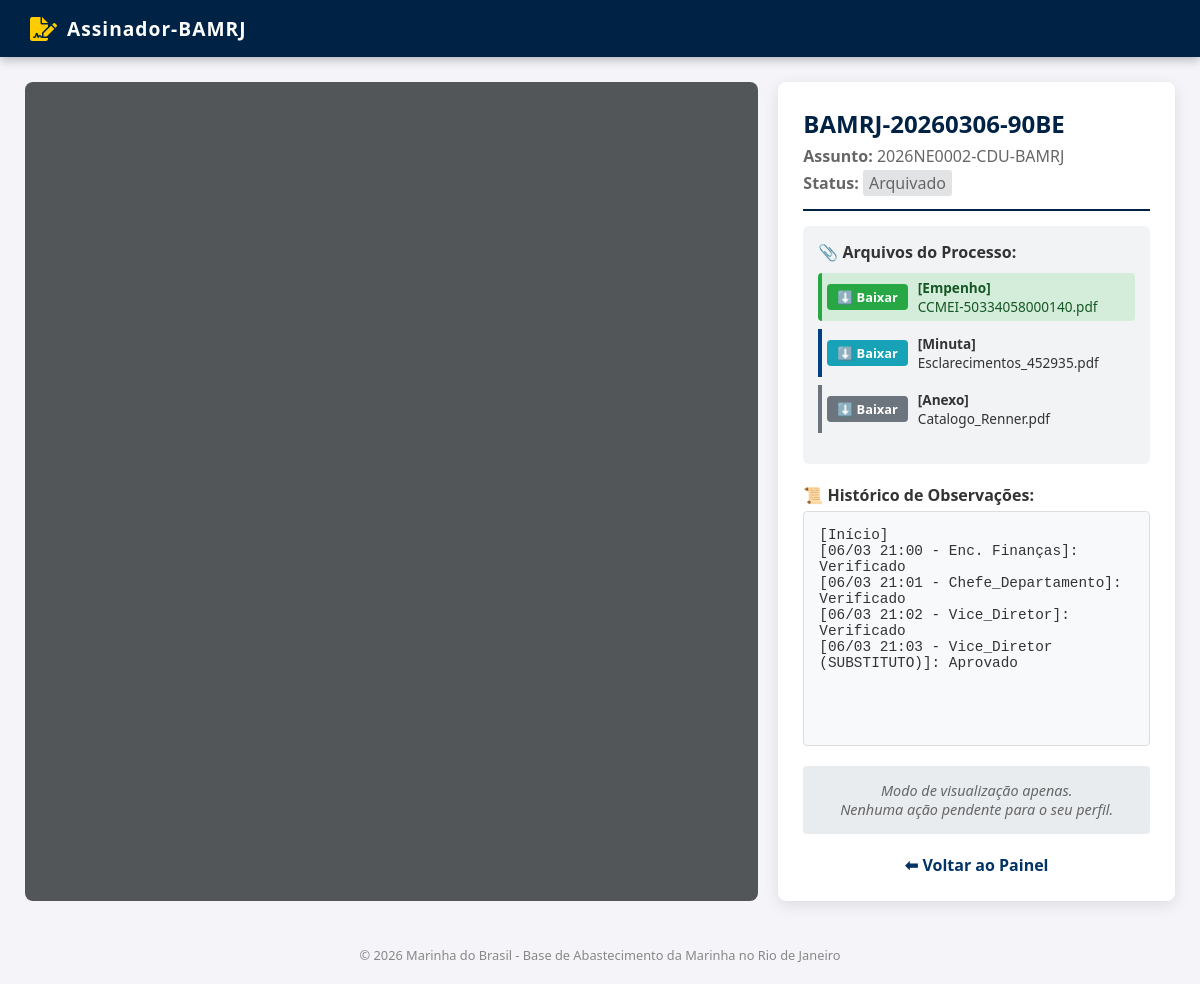
Screenshot of /view/1 with the database file from the repository.
### app/models.py (models this page shows)
class Document(db.Model):
    __tablename__ = 'documents'
    id = db.Column(db.Integer, primary_key=True)
    protocol = db.Column(db.String(32), unique=True, nullable=False)
    name = db.Column(db.String(128), nullable=False)
    cpf_cnpj = db.Column(db.String(20), nullable=True)
    status = db.Column(db.String(64), default='Caixa de Entrada - Enc. Finanças') # ATUALIZADO
    is_priority = db.Column(db.Boolean, default=False)
    current_observation = db.Column(db.Text, nullable=True)
    uploader_name = db.Column(db.String(64))
    created_at = db.Column(db.DateTime, default=datetime.utcnow)
    files = db.relationship('DocumentFile', backref='document', lazy=True, cascade="all, delete-orphan")
    events = db.relationship('Event', backref='document', lazy=True, cascade="all, delete-orphan")

class DocumentFile(db.Model):
    __tablename__ = 'document_files'
    id = db.Column(db.Integer, primary_key=True)
    document_id = db.Column(db.Integer, db.ForeignKey('documents.id'), nullable=False)
    filename = db.Column(db.String(256), nullable=False)
    file_type = db.Column(db.String(64), nullable=False)

### app/routes.py (the view)
@main.route('/view/<int:doc_id>')
def view_process(doc_id):
    doc = Document.query.get_or_404(doc_id)
    return render_template('viewer.html', doc=doc, role=session.get('role'))

### app/templates/viewer.html (shortened to what this page needs)
{% extends 'base.html' %}
{% block content %}
<div style="display: flex; height: 88vh; gap: 20px;">
    <div id="pdf-viewer" style="flex: 2; background: #525659; overflow-y: auto; padding: 20px; border-radius: 8px;">
    </div>
    <div style="flex: 1; background: white; padding: 25px; border-radius: 8px; box-shadow: 0 4px 15px rgba(0,0,0,0.1); display: flex; flex-direction: column; overflow-y: auto;">
        <div style="border-bottom: 2px solid #002244; margin-bottom: 15px; padding-bottom: 10px;">
            <h2 style="margin: 0; color: #002244;">{{ doc.protocol }}</h2>
            <p style="margin: 5px 0; color: #666;"><strong>Assunto:</strong> {{ doc.name }}</p>
            <p style="margin: 5px 0; color: #666;"><strong>Status:</strong> <span style="background: #e2e3e5; padding: 2px 6px; border-radius: 3px;">{{ doc.status }}</span></p>
        </div>
        <div style="margin-bottom: 20px; background: #f1f3f5; padding: 15px; border-radius: 6px;">
            <label><strong>📎 Arquivos do Processo:</strong></label>
            <ul style="list-style: none; padding-left: 0; margin-top: 10px;">
                {% for f in doc.files if f.file_type == 'Nota de Empenho' %}
                <li style="margin-bottom: 8px; display: flex; align-items: center; gap: 10px; background: #d4edda; padding: 5px; border-radius: 4px; border-left: 4px solid #28a745;">
                    <a href="{{ url_for('main.get_pdf', filename=f.filename) }}" download class="btn" style="background: #28a745; color: white; padding: 4px 10px; text-decoration: none; border-radius: 4px; font-size: 0.8em; font-weight: bold;">⬇️ Baixar</a>
                    <span style="font-size: 0.85em; color: #155724;"><b>[Empenho]</b> <br> {{ f.filename.split('/')[-1] }}</span>
                </li>
                {% endfor %}
                {% if role != 'Usuário Comum' %}
                    {% for f in doc.files if f.file_type == 'Minuta' %}
                    <li style="margin-bottom: 8px; display: flex; align-items: center; gap: 10px; padding: 5px; border-left: 4px solid #004085;">
                        <a href="{{ url_for('main.get_pdf', filename=f.filename) }}" download class="btn" style="background: #17a2b8; color: white; padding: 4px 10px; text-decoration: none; border-radius: 4px; font-size: 0.8em; font-weight: bold;">⬇️ Baixar</a>
                        <span style="font-size: 0.85em; color: #333;"><b>[Minuta]</b> <br> {{ f.filename.split('/')[-1] }}</span>
                    </li>
                    {% endfor %}
                    {% for f in doc.files if f.file_type == 'Anexo' %}
                    <li style="margin-bottom: 8px; display: flex; align-items: center; gap: 10px; padding: 5px; border-left: 4px solid #6c757d;">
                        <a href="{{ url_for('main.get_pdf', filename=f.filename) }}" download class="btn" style="background: #6c757d; color: white; padding: 4px 10px; text-decoration: none; border-radius: 4px; font-size: 0.8em; font-weight: bold;">⬇️ Baixar</a>
                        <span style="font-size: 0.85em; color: #333;"><b>[Anexo]</b> <br> {{ f.filename.split('/')[-1] }}</span>
                    </li>
                    {% endfor %}
                {% endif %}
            </ul>
        </div>
        <label><strong>📜 Histórico de Observações:</strong></label>
        <div style="flex-grow: 1; min-height: 150px; overflow-y: auto; background: #f8f9fa; padding: 15px; border: 1px solid #ddd; border-radius: 4px; font-size: 0.9em; white-space: pre-wrap; margin-top: 5px; margin-bottom: 20px; font-family: 'Courier New', Courier, monospace;">{{ doc.current_observation or "Nenhuma observação registrada." }}</div>
        {% if role not in ['Usuário Comum', 'Operador'] and doc.status not in ['Arquivado', 'Cancelado', 'Devolvido - Operador', 'Aguardando Empenho - Operador'] %}
            <form action="{{ url_for('main.process_action', doc_id=doc.id, action='aprovar') }}" method="POST" id="action-form">
                <label><strong>✍️ Seu Parecer / Despacho:</strong></label>
                <textarea name="new_observation" style="width: 100%; height: 80px; margin-top: 5px; padding: 10px; border-radius: 4px; border: 1px solid #ccc; resize: none;" placeholder="Digite aqui a observação para o próximo nível hierárquico..." required></textarea>
                <div style="display: flex; gap: 10px; margin-top: 15px;">
                    <button type="submit" style="flex: 1; background: #28a745; color: white; padding: 12px; border: none; border-radius: 4px; font-weight: bold; cursor: pointer; font-size: 1em;">✅ APROVAR</button>
                    <button type="submit" name="action_alt" value="rejeitar"
                            onclick="this.form.action='{{ url_for('main.process_action', doc_id=doc.id, action='rejeitar') }}';"
                            style="flex: 1; background: #dc3545; color: white; padding: 12px; border: none; border-radius: 4px; font-weight: bold; cursor: pointer; font-size: 1em;">❌ REJEITAR</button>
                </div>
            </form>
        {% else %}
            <div style="background: #e9ecef; padding: 15px; border-radius: 4px; text-align: center; color: #666; font-size: 0.9em;">
                <em>Modo de visualização apenas.<br>Nenhuma ação pendente para o seu perfil.</em>
            </div>
        {% endif %}
        <a href="{{ url_for('main.index') }}" style="display: block; text-align: center; margin-top: 20px; color: #003366; text-decoration: none; font-weight: bold;">⬅ Voltar ao Painel</a>
    </div>
</div>
{% endblock %}

### app/templates/base.html (style rules this page uses)
:root { --navy: #002244; --gold: #ffcc00; --light-gray: #f4f4f9; }
body { font-family: 'Segoe UI', Tahoma, Geneva, Verdana, sans-serif; margin: 0; padding: 0; background-color: var(--light-gray); color: #333; }
button, .btn { border-radius: 4px; transition: filter 0.2s; }

### rows the page displays
Document: protocol "BAMRJ-20260306-90BE", name "2026NE0002-CDU-BAMRJ", status "Arquivado", current_observation "[Início] [06/03 21:00 - Enc. Finanças]: Verificado [06/03 21:01 - Chefe_Departamento]: Verificado [06/03 21:02 - Vice_Diretor]: Verificado [06/03 21:03 - Vice_Diretor (SUBSTITUTO)]: Aprovado"
DocumentFile: filename "CCMEI-50334058000140.pdf"
DocumentFile: filename "Esclarecimentos_452935.pdf"
DocumentFile: filename "Catalogo_Renner.pdf"
